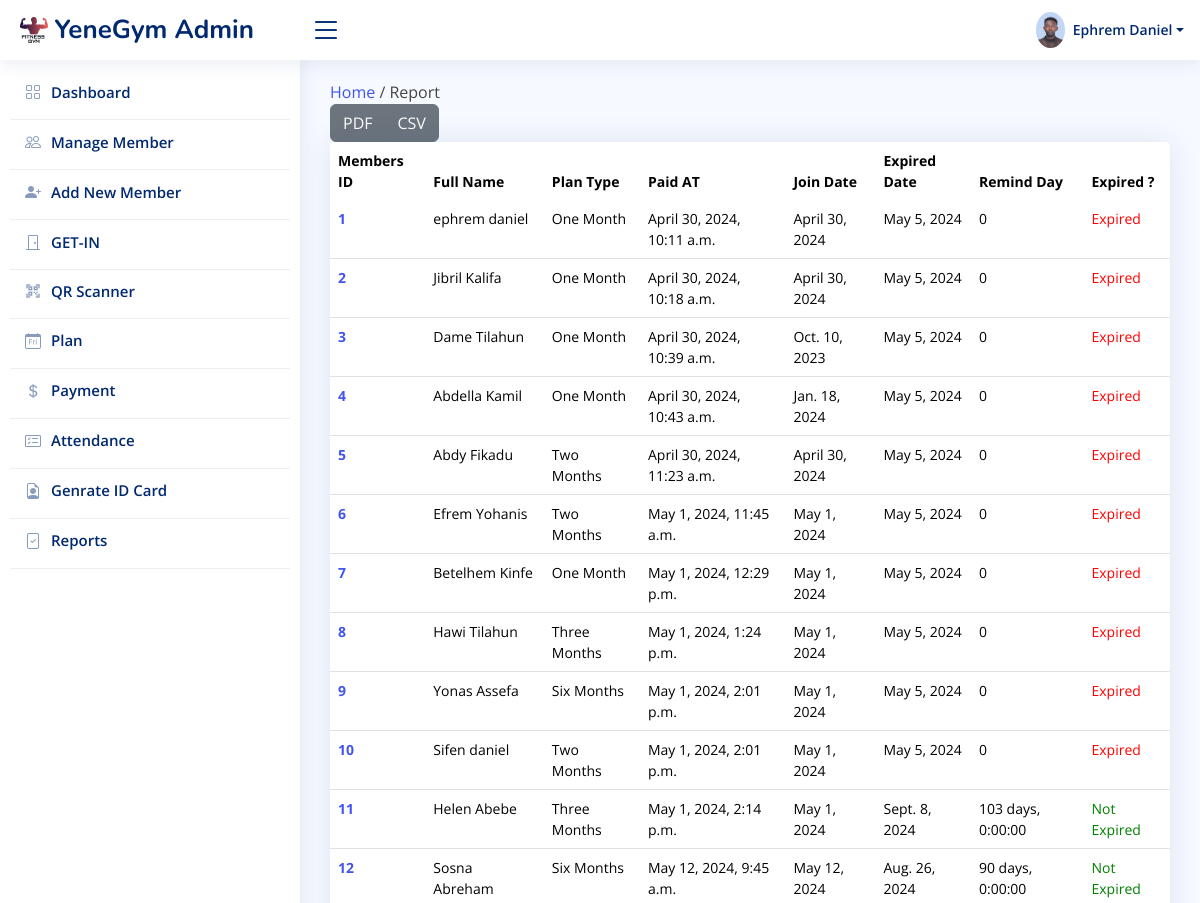
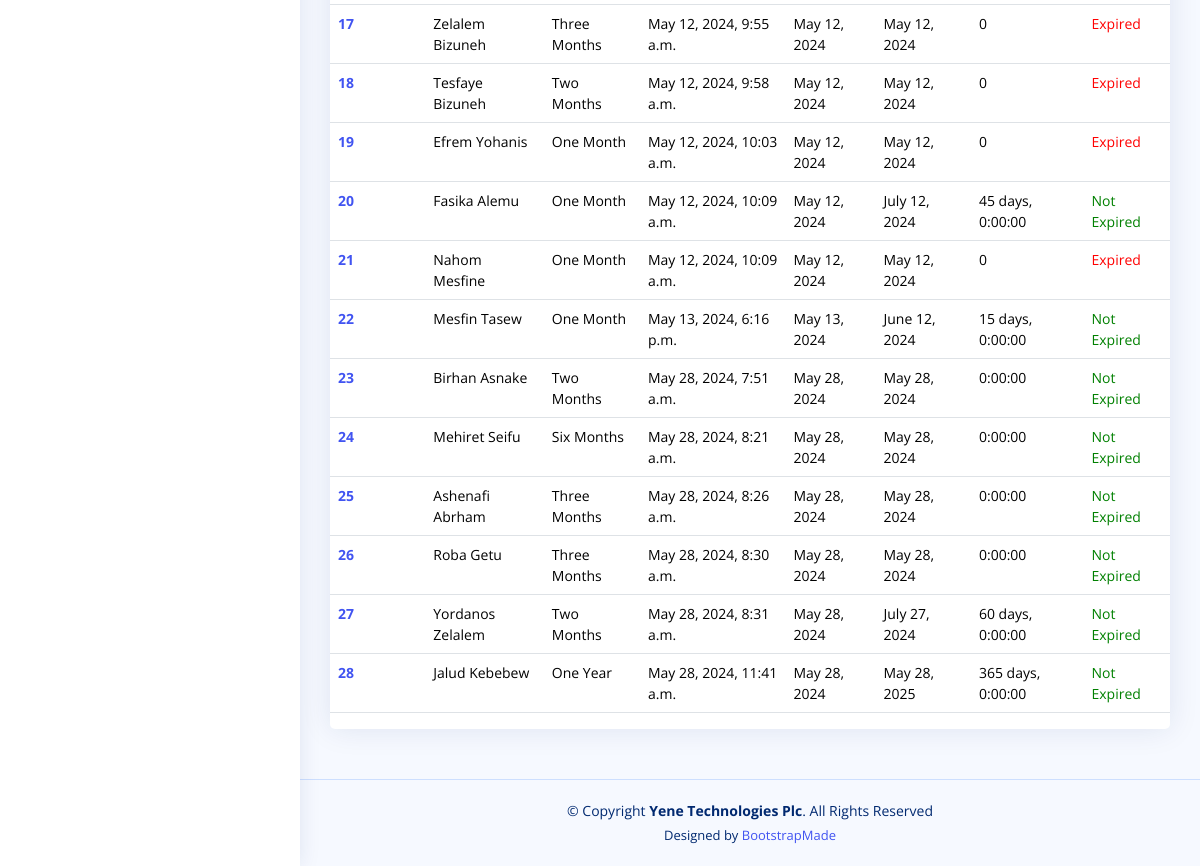
The app's page /reports/ (signed in) with its own data (2 pictures, top to bottom).
### gymManagement/models.py (models this page shows, shortened)
class GymMember(models.Model):
    firstName=models.CharField(max_length=50)
    lastName=models.CharField(max_length=50)
    email=models.CharField(max_length=50)
    phone=models.CharField(max_length=14,default='0900000000')
    gender=models.CharField(max_length=8,default="Male")
    photo=models.ImageField(upload_to='upload/profile',blank=True,null=True,default='upload/profile/defaultUserImg.jpeg')
    plan=models.ForeignKey(Plan,on_delete=models.SET_NULL,null=True,blank=True)
    expireDate=models.DateField(default=datetime.date.today())
    joinedAt=models.DateField(default=datetime.date.today())
    paidAt=models.DateTimeField(default=datetime.datetime.today())
    active=models.BooleanField(default=True)

class Plan(models.Model):
    name=models.CharField(max_length=50,default='normal')
    title=models.CharField(max_length=50)
    period=models.IntegerField(default=30)
    price=models.IntegerField(default=0)
    createdAt=models.DateTimeField(default=datetime.datetime.today())

### gymManagement/views.py (the view)
# urls.py: path('reports/',views.reports,name='reports'),
def reports(request):
    if request.user.is_authenticated:
        gymMembersList=models.GymMember.objects.all()
        gymMembers={}
        for gymMember in  gymMembersList:
            if gymMember.expireDate < datetime.date.today():
                gymMembers[gymMember] = [True,0]
            else:
                gymMembers[gymMember] = [False,gymMember.expireDate - datetime.date.today()]
        context={
            'gymMembers':gymMembers,
        }
        return render(request,'report.html',context)
    messages.error(request,'login first')
    return render(request,'login.html')

### gymManagement/templates/report.html (shortened to what this page needs)
{% extends 'base.html'%}
{% load static %}
{% block content %}
  <main id="main" class="main">
    <a href="{% url 'home' %}">Home</a> / Report
    <section class="section dashboard">
      <div class="row">
        <div class="col-lg-12">
          <div class="row">
            <div class="col-lg-4">
            <div class="btn-group" role="group" aria-label="Basic example">
                <button type="button" class="btn btn-secondary">PDF</button>
                <button type="button" class="btn btn-secondary">CSV</button>
              </div>
        </div>
            <div class="col-12">
              <div class="card recent-sales overflow-auto">
                  <table class="table datatable">
                    <thead>
                      <tr>
                        <th scope="col">Members ID</th>
                        <th scope="col">Full Name</th>
                        <th scope="col">Plan Type</th>
                        <th scope="col">Paid AT</th>
                        <th scope="col">Join Date</th>
                        <th scope="col">Expired Date</th>
                        <th scope="col">Remind Day</th>
                        <th scope="col">Expired ?</th>
                      </tr>
                    </thead>
                    <tbody>
                      {% for gymMember,expire in gymMembers.items %}
                      <tr>
                        <th scope="row"><a href="#">{{gymMember.pk}}</a></th>
                        <td>{{gymMember.firstName}} {{gymMember.lastName}}</td>
                        <td>{{gymMember.plan.title}}</a></td>
                        <td>{{gymMember.paidAt}}</td>
                        <td>{{gymMember.joinedAt}}</td>
                        <td>{{gymMember.expireDate}}</td>
                        <td>{{expire.1}}</td>
                        {% if expire.0 %}
                        <td style="color: red;">Expired</td>
                        {% else  %}
                        <td style="color: green;">Not Expired</td>
                        {% endif %}
                      </tr>
                      {% endfor %}
                    </tbody>
                  </table>
                </div>
              </div>
            </div>
          </div>
        </div>
    </section>
  </main>
 {% endblock %}

### static/assets/css/style.css (style rules this page uses)
:root { scroll-behavior: smooth; }
body { font-family: "Open Sans", sans-serif; background: #f6f9ff; color: #444444; }
a { color: #4154f1; text-decoration: none; }
#main { margin-top: 60px; padding: 20px 30px; transition: all 0.3s; }
.card { margin-bottom: 30px; border: none; border-radius: 5px; box-shadow: 0px 0 30px rgba(1, 41, 112, 0.1); }
@media (min-width: 1200px) { #main, #footer { margin-left: 300px; } }
.dashboard .recent-sales { font-size: 14px; }
.dashboard .recent-sales .table thead { background: #f6f6fe; }
.dashboard .recent-sales .table thead th { border: 0; }

### records on screen
GymMember: pk "1", firstName "ephrem", lastName "daniel", plan "One Month", paidAt "April 30, 2024, 10:11 a.m.", joinedAt "April 30, 2024", expireDate "May 5, 2024", expire "0", shows "Expired"
GymMember: pk "2", firstName "Jibril", lastName "Kalifa", plan "One Month", paidAt "April 30, 2024, 10:18 a.m.", joinedAt "April 30, 2024", expireDate "May 5, 2024", expire "0", shows "Expired"
GymMember: pk "3", firstName "Dame", lastName "Tilahun", plan "One Month", paidAt "April 30, 2024, 10:39 a.m.", joinedAt "Oct. 10, 2023", expireDate "May 5, 2024", expire "0", shows "Expired"
GymMember: pk "4", firstName "Abdella", lastName "Kamil", plan "One Month", paidAt "April 30, 2024, 10:43 a.m.", joinedAt "Jan. 18, 2024", expireDate "May 5, 2024", expire "0", shows "Expired"
GymMember: pk "5", firstName "Abdy", lastName "Fikadu", plan "Two Months", paidAt "April 30, 2024, 11:23 a.m.", joinedAt "April 30, 2024", expireDate "May 5, 2024", expire "0", shows "Expired"
GymMember: pk "6", firstName "Efrem", lastName "Yohanis", plan "Two Months", paidAt "May 1, 2024, 11:45 a.m.", joinedAt "May 1, 2024", expireDate "May 5, 2024", expire "0", shows "Expired"
GymMember: pk "7", firstName "Betelhem", lastName "Kinfe", plan "One Month", paidAt "May 1, 2024, 12:29 p.m.", joinedAt "May 1, 2024", expireDate "May 5, 2024", expire "0", shows "Expired"
GymMember: pk "8", firstName "Hawi", lastName "Tilahun", plan "Three Months", paidAt "May 1, 2024, 1:24 p.m.", joinedAt "May 1, 2024", expireDate "May 5, 2024", expire "0", shows "Expired"
GymMember: pk "9", firstName "Yonas", lastName "Assefa", plan "Six Months", paidAt "May 1, 2024, 2:01 p.m.", joinedAt "May 1, 2024", expireDate "May 5, 2024", expire "0", shows "Expired"
GymMember: pk "10", firstName "Sifen", lastName "daniel", plan "Two Months", paidAt "May 1, 2024, 2:01 p.m.", joinedAt "May 1, 2024", expireDate "May 5, 2024", expire "0", shows "Expired"
GymMember: pk "11", firstName "Helen", lastName "Abebe", plan "Three Months", paidAt "May 1, 2024, 2:14 p.m.", joinedAt "May 1, 2024", expireDate "Sept. 8, 2024", expire "103 days, 0:00:00", shows "Not Expired"
GymMember: pk "12", firstName "Sosna", lastName "Abreham", plan "Six Months", paidAt "May 12, 2024, 9:45 a.m.", joinedAt "May 12, 2024", expireDate "Aug. 26, 2024", expire "90 days, 0:00:00", shows "Not Expired"
GymMember: pk "17", firstName "Zelalem", lastName "Bizuneh", plan "Three Months", paidAt "May 12, 2024, 9:55 a.m.", joinedAt "May 12, 2024", expireDate "May 12, 2024", expire "0", shows "Expired"
GymMember: pk "18", firstName "Tesfaye", lastName "Bizuneh", plan "Two Months", paidAt "May 12, 2024, 9:58 a.m.", joinedAt "May 12, 2024", expireDate "May 12, 2024", expire "0", shows "Expired"
GymMember: pk "19", firstName "Efrem", lastName "Yohanis", plan "One Month", paidAt "May 12, 2024, 10:03 a.m.", joinedAt "May 12, 2024", expireDate "May 12, 2024", expire "0", shows "Expired"
GymMember: pk "20", firstName "Fasika", lastName "Alemu", plan "One Month", paidAt "May 12, 2024, 10:09 a.m.", joinedAt "May 12, 2024", expireDate "July 12, 2024", expire "45 days, 0:00:00", shows "Not Expired"
GymMember: pk "21", firstName "Nahom", lastName "Mesfine", plan "One Month", paidAt "May 12, 2024, 10:09 a.m.", joinedAt "May 12, 2024", expireDate "May 12, 2024", expire "0", shows "Expired"
GymMember: pk "22", firstName "Mesfin", lastName "Tasew", plan "One Month", paidAt "May 13, 2024, 6:16 p.m.", joinedAt "May 13, 2024", expireDate "June 12, 2024", expire "15 days, 0:00:00", shows "Not Expired"
GymMember: pk "23", firstName "Birhan", lastName "Asnake", plan "Two Months", paidAt "May 28, 2024, 7:51 a.m.", joinedAt "May 28, 2024", expireDate "May 28, 2024", expire "0:00:00", shows "Not Expired"
GymMember: pk "24", firstName "Mehiret", lastName "Seifu", plan "Six Months", paidAt "May 28, 2024, 8:21 a.m.", joinedAt "May 28, 2024", expireDate "May 28, 2024", expire "0:00:00", shows "Not Expired"
GymMember: pk "25", firstName "Ashenafi", lastName "Abrham", plan "Three Months", paidAt "May 28, 2024, 8:26 a.m.", joinedAt "May 28, 2024", expireDate "May 28, 2024", expire "0:00:00", shows "Not Expired"
GymMember: pk "26", firstName "Roba", lastName "Getu", plan "Three Months", paidAt "May 28, 2024, 8:30 a.m.", joinedAt "May 28, 2024", expireDate "May 28, 2024", expire "0:00:00", shows "Not Expired"
GymMember: pk "27", firstName "Yordanos", lastName "Zelalem", plan "Two Months", paidAt "May 28, 2024, 8:31 a.m.", joinedAt "May 28, 2024", expireDate "July 27, 2024", expire "60 days, 0:00:00", shows "Not Expired"
GymMember: pk "28", firstName "Jalud", lastName "Kebebew", plan "One Year", paidAt "May 28, 2024, 11:41 a.m.", joinedAt "May 28, 2024", expireDate "May 28, 2025", expire "365 days, 0:00:00", shows "Not Expired"
